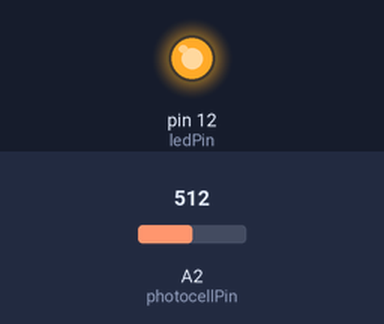
The sketch below on a simulated Arduino Uno, built with avr-gcc and run on an emulated ATmega328P. Parts: output pins drawn as LEDs (lit = HIGH). Inputs (shaded band) come from the test bench; at power-on: A2 (photocellPin) = 512.

Above: at 1.2 s.
1.3 s: A2 (photocellPin) set to 520
At 2.4 s:
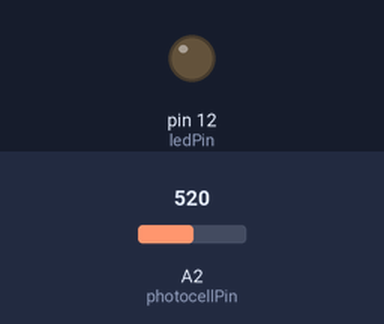
2.8 s: A2 (photocellPin) set to 511
At 3.5 s:
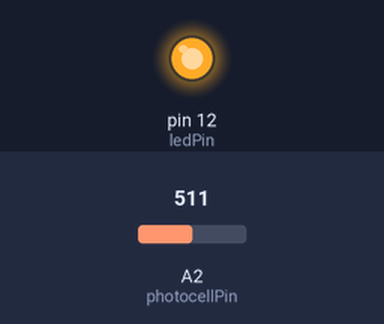
4.3 s: A2 (photocellPin) set to 716
At 4.7 s:
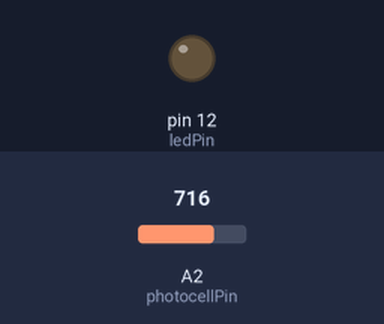
Timing chart, 0 to 7.3 s (numbered marks = the images above; inputs shaded):
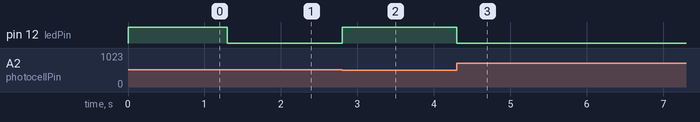

The sketch:

_005_Photoresistor.ino
```cpp
int photocellPin = 2; //define variable photocellsh=2, where we read the voltage
int ledPin = 12;  //define variable ledPin=12, led voltage output
int val = 0;    //define variable val


void setup() {
  pinMode(ledPin, OUTPUT);  // set ledPin as mode OUTPUT
}

void loop() {
  val = analogRead(photocellPin);    //read analog signal from pin 2
  Serial.print(val);
  if(val<=512){      //512=2.5V, if more sensitive is expected, increase 512; otherwise, decrease 512
    digitalWrite(ledPin, HIGH); //if val < 512(2.5V), led is light up.
  }
  else{
    digitalWrite(ledPin, LOW);
  }
}
```

Measured:
- the behaviour switches between 512 and 513 on A2 (photocellPin) (found by bisection; images 0 and 1)
- after the input at 1.3 s, pin 12 (ledPin): HIGH → LOW at once
- after the input at 2.8 s, pin 12 (ledPin): LOW → HIGH at once
- after the input at 4.3 s, pin 12 (ledPin): HIGH → LOW at once
